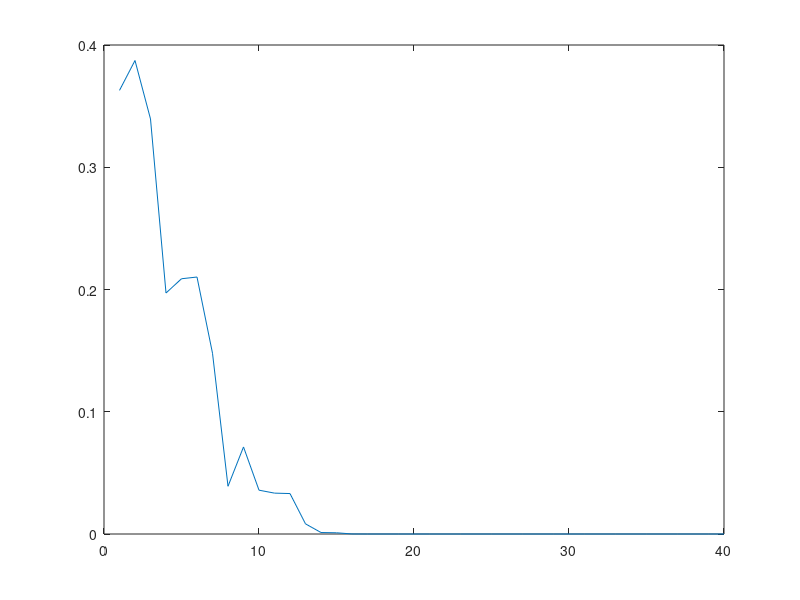
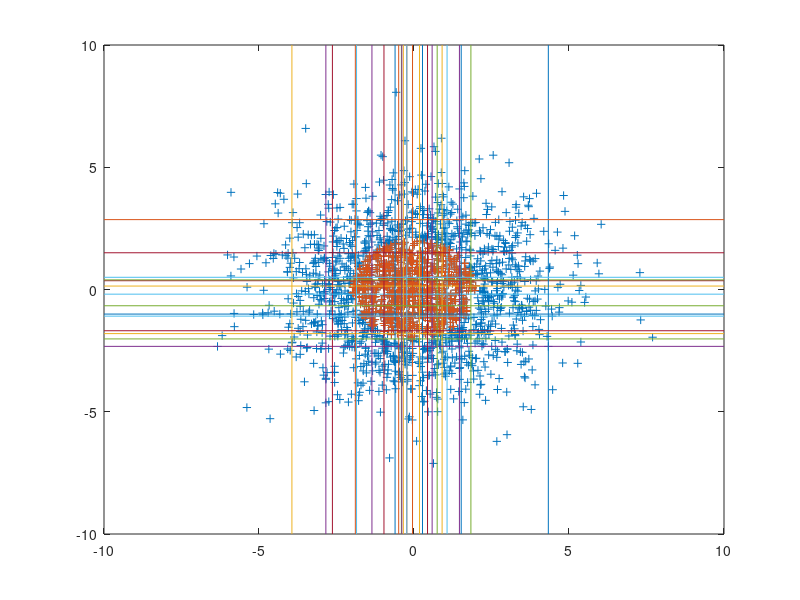

Write MATLAB code to recreate these figures, in order.
%code for Adabooost algorithm
clear
format longe
load data3
points=randi([1 2000],1000,1);
test_data = dataset(points(:,1),:);
check_data1 = [test_data(:,1);test_data(:,2)];
check_data2 = [ test_data(:,2)] ;
y_t = zeros(1000,1);
for k =1:1000
    if(norm(dataset(k,:))<2)
        y_t(k) = +1;
    else
        y_t(k) = -1;
    end
end
T = 40;
epsilon = zeros(T,1) ;
weights = 10e-4*ones(1000,1);
weights_check = weights;
alpha_t = zeros(T,1);
p = zeros(T,1);
theta = zeros(T,1);
i = ones(T,1);
sum1 = zeros(1000,1);
delta= zeros(T,1);
for j = 1:T
    j
    errmin = 10;
    %err = zeros(1000,2);
    %   if(rem(j,2) ==0)
    %m = length(check_data1);
    %  else
    m = length(check_data1);
    % end
    %for prod = 1:m
    m = randi([1,m]);
    angle = check_data1(m);
    theta(j) = angle;
    [q,w] = find(test_data==angle);
    i(j) = w(1);
    %i(j)  = w;
    ptest = -1 ;
    pred1 =zeros(1000,1);
    err = 0 ;
    for e=1:1000
        if (sign(ptest*(test_data(e,w)-angle))<=0)
            pred1(e) = -1;
        else
            pred1(e)  =1 ;
        end
        if (y_t(e) ~= pred1(e))
            err = err + weights(e);
        end
    end
    if (err > 0.50)
        err = 1-err;
        ptest = -ptest;
    end
    errmin = err;
    p(j) = ptest;
    pred2 = pred1;
    m_check = m ;
    %if(err < errmin)
    %errmin = err;
    %theta(j) = angle;
    %q_check = q;
    %m_check = m;
    %i(j) = w(1);
    %p(j) = ptest;
    %pred2 = pred1;
    %end
    %end
    
    
    %check_data(q_check*i(j))= 0.5;
    %if (rem(j,2) == 0)
    check_data1 = [check_data1(1:m_check-1,1);check_data1(m_check+1:end,1)];
    %else
    %   check_data2 = [check_data2(1:m-1,1);check_data2(m+1:end,1)];
    %end
    check = weights;
    %theta(j) = rand(1);
    %p(j) = 1;
    %poss1 = sum(weights.*(-y_t+test_data(:,1)))/sum(weights);
    %poss2 = sum(weights.*(-y_t+test_data(:,2)))/sum(weights);
    %if (sum(weights.*(y_t-(test_data(:,1)-poss1)).^2) < sum(weights.*(y_t-(test_data(:,2)-poss2)).^2))
    %theta(j) = poss1;
    %i(j) = 1;
    %else
    %theta(j) = poss2;
    %i(j) = 2;
    %end
    h_t = zeros(1000,1);
    
    %for k = 1:1000
    %if (p(j)*(test_data(k,i(j))-theta(j)) <=0)
    
    %	h_t(k) = 1;
    %else
    %h_t(k) = -1;
    %end
    
    %h_t(k,1) = sign(p(j)*(test_data(k,i(j))-theta(j)));
    
    
    %if(y_t(k) ~= h_t(k))
    %epsilon(j) = epsilon(j) + weights(k);
    %end
    
    %end
    h_t = pred2;
    epsilon(j) = errmin;
    %if (epsilon(j) > 0.5)
    %p(j) = -p(j);
    %h_t = -h_t;
    %theta(j)=-theta(j);
    %epsilon(j) = 1- epsilon(j);
    %end
    alpha_t(j) = 0.5*log((1-epsilon(j))/epsilon(j));
    
    Z_t = 0;
    for k = 1:1000
        Z_t =double(Z_t + weights(k)*exp(-alpha_t(j)*y_t(k)*h_t(k,1)));
        weights(k) = double(weights(k)*exp(-alpha_t(j)*y_t(k)*h_t(k,1)));
    end
    weights = weights/(Z_t+10e8*eps);
    %weights = weights/sum(weights);
    %weights = weights/sum(weights);
    
    %digits(10);
    %weights = vpa(weights);
    for l = 1:1000
        l;
        sum1(l) = sum1(l) + alpha_t(j)*(p(j)*(test_data(l,i(j))-theta(j)));
        if(sum1(l) <=0)
            pred = -1;
        else
            pred =1;
        end
        if ( y_t(l) ~= pred)
            delta(j) = delta(j) + weights(l);
        end
    end
    
end

n = 1:T;
figure
plot(n',delta);
figure
plot(dataset(:,1),dataset(:,2),'+')
hold on
plot(dataset_A(:,1),dataset_A(:,2),'+')
hold on
for j = 1:T
    if(i(j) ==1)
        plot([theta(j) theta(j)],[-10 10]);
    else
        plot([-10 10],[theta(j) theta(j)]);
    end
end